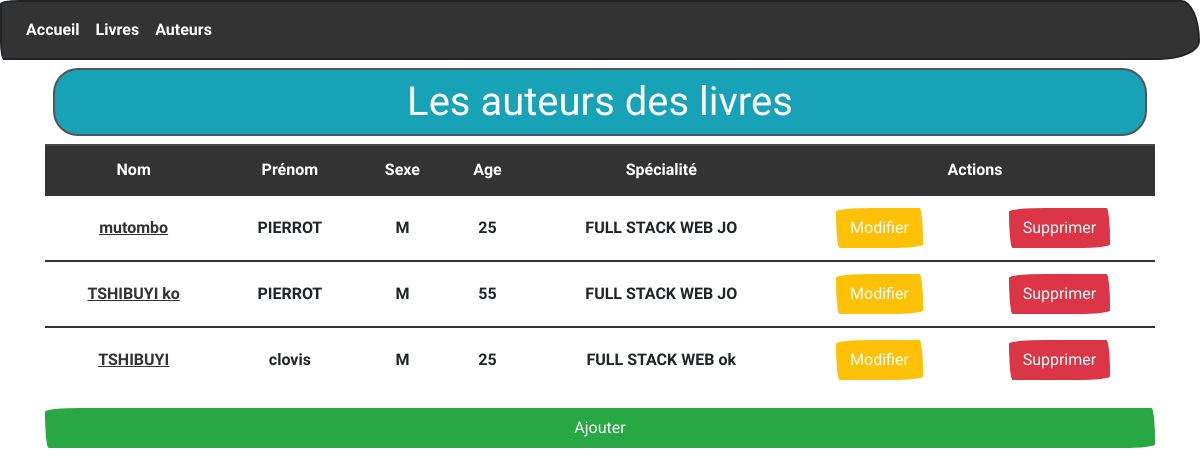
Page /auteurs on the committed database.
### tables this page shows
CREATE TABLE IF NOT EXISTS `auteurs` (
  `id` int(11) NOT NULL AUTO_INCREMENT,
  `nom` varchar(50) NOT NULL,
  `prenom` varchar(50) NOT NULL,
  `sexe` char(1) NOT NULL,
  `age` int(11) NOT NULL,
  `specialite` varchar(100) NOT NULL,
  PRIMARY KEY (`id`)
);

### controllers/AuteursController.controller.php (called while the page is built, shortened)
<?php
require_once "models/AuteurManager.class.php";
class AuteursController{
    private $auteurManager;
    public function __construct(){
        $this->auteurManager = new AuteurManager;
        $this->auteurManager->chargementAuteurs();
    }
    public function afficherAuteurs(){
        $auteurs = $this->auteurManager->getAuteurs();
        require "views/auteurs.view.php";
    }
}

### models/AuteurManager.class.php (called while the page is built, shortened)
<?php
require_once "Model.class.php";
require_once "Auteur.class.php";
class AuteurManager extends Model{
    private $auteurs;
    public function ajoutAuteur($auteur){
        $this->auteurs[] = $auteur;
    }
    public function getAuteurs(){
        return $this->auteurs;
    }
    public function chargementAuteurs(){
        $req = $this->getBdd()->prepare("SELECT * FROM auteurs ORDER BY id DESC");
        $req->execute();
        $mesAuteurs = $req->fetchAll(PDO::FETCH_ASSOC);
    }
}

### models/Auteur.class.php (called while the page is built, shortened)
<?php
class Auteur{
    private $id;
    private $nom;
    private $prenom;
    private $sexe;
    private $age;
    private $specialite;
    public function __construct($id,$nom,$prenom,$sexe,$age,$specialite)
    {
        $this->id=$id;
        $this->nom=$nom;
        $this->prenom=$prenom;
        $this->sexe=$sexe;
        $this->age=$age;
        $this->specialite=$specialite;
    }
    public function getId(){return $this->id;}
    public function getNom(){return $this->nom;}
    public function getPrenom(){return $this->prenom;}
    public function getSexe(){return $this->sexe;}
    public function getAge(){return $this->age;}
    public function getSpecialite(){return $this->specialite;}
}

### models/Model.class.php (called while the page is built, shortened)
<?php
abstract class Model{
    private static $pdo;
    private static function setBdd(){
        self::$pdo = new PDO("mysql:host=localhost;dbname=biblio;charset=utf8","root","");
        self::$pdo->setAttribute(PDO::ATTR_ERRMODE,PDO::ERRMODE_WARNING);
    }
    protected function getBdd(){
        return self::$pdo;
    }
}

### views/auteurs.view.php (the view, shortened to what this page needs)
<table class="table text-center">
    <tr class="table-dark">
        <th>Nom</th>
        <th>Prénom</th>
        <th>Sexe</th>
        <th>Age</th>
        <th>Spécialité</th>
        <th colspan="2">Actions</th>
    </tr>
    <?php
    for($i=0; $i < count($auteurs);$i++) :
    ?>
    <tr>
        <td class="align-middle"><a href="<?= URL ?>auteurs/l/<?= $auteurs[$i]->getId(); ?>"><?= $auteurs[$i]->getNom(); ?></a></td>
        <td class="align-middle"><?= $auteurs[$i]->getPrenom(); ?></td>
        <td class="align-middle"><?= $auteurs[$i]->getSexe(); ?></td>
        <td class="align-middle"><?= $auteurs[$i]->getAge(); ?></td>
        <td class="align-middle"><?= $auteurs[$i]->getSpecialite(); ?></td>
        <td class="align-middle"><a href="<?= URL ?>auteurs/m/<?= $auteurs[$i]->getId(); ?>" class="btn btn-warning">Modifier</a></td>
        <td class="align-middle">
            <form method="POST" action="<?= URL ?>auteurs/s/<?= $auteurs[$i]->getId(); ?>" onSubmit="return confirm('Voulez-vous vraiment supprimer l'auteur ?');">
                <button class="btn btn-danger" type="submit">Supprimer</button>
            </form>
        </td>
    </tr>
    <?php endfor; ?>
</table>
<a href="<?= URL ?>auteurs/a" class="btn btn-success d-block">Ajouter</a>
<?php
require "template.php";
?>

### rows in the picture
auteurs: nom "mutombo", prenom "PIERROT", sexe "M", age "25", specialite "FULL STACK WEB JO"
auteurs: nom "TSHIBUYI ko", prenom "PIERROT", sexe "M", age "55", specialite "FULL STACK WEB JO"
auteurs: nom "TSHIBUYI", prenom "clovis", sexe "M", age "25", specialite "FULL STACK WEB ok"

### other values in the picture
$titre "Les auteurs des livres"
